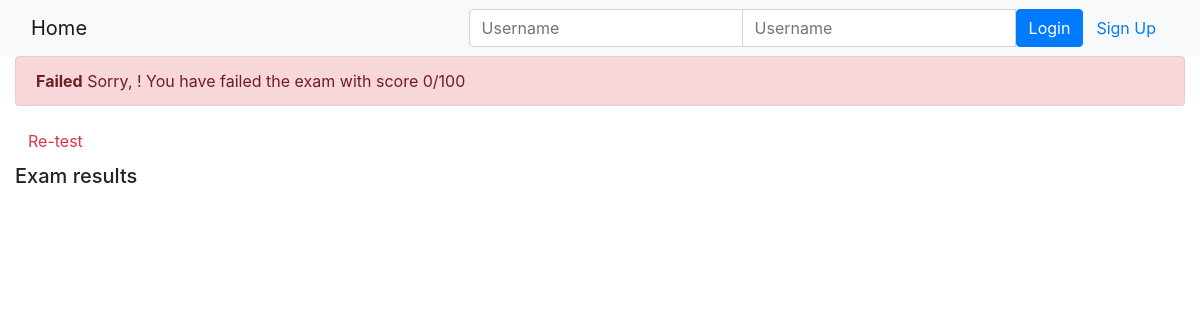
/onlinecourse/course/1/submission/1/result/, run on an earlier commit of the app's database.
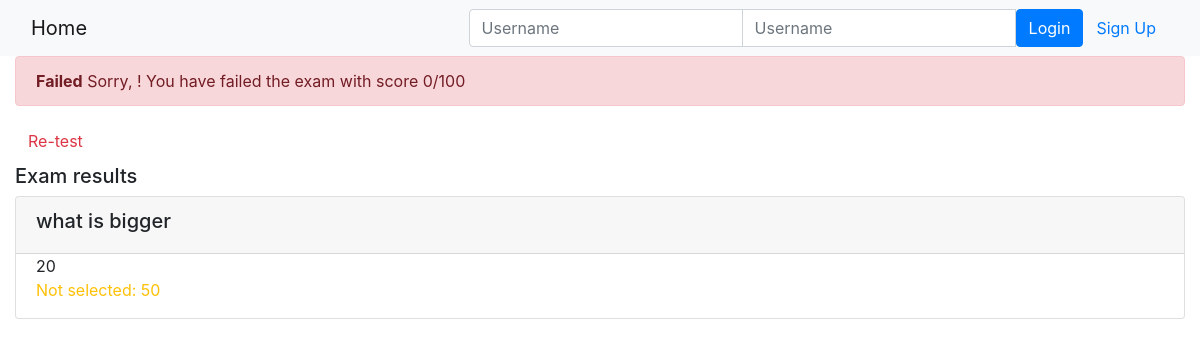
And on a later commit of the database.
### onlinecourse/models.py (models this page shows, shortened)
class Question(models.Model):
    lesson = models.ForeignKey(Lesson, on_delete=models.CASCADE)
    course = models.ForeignKey(Course, on_delete=models.CASCADE) # Foreign key to lesson
    question_text = models.CharField(max_length=200)
    grade = models.FloatField() # question grade/mark

class Choice(models.Model):
    question = models.ForeignKey(Question, on_delete=models.CASCADE)
    choice_text = models.CharField(max_length=30)
    is_correct = models.BooleanField()

### onlinecourse/views.py (the view)
# urls.py: path('course/<int:course_id>/submission/<int:submission_id>/result/', views.show_exam_result, name="exam_result"),
def show_exam_result(request, course_id, submission_id):
    context = {}
    course      = get_object_or_404(Course, pk=course_id)
    submission = Submission.objects.get(id=submission_id)
    choices = submission.choices.all()
    total_score = 0
    for choice in choices:
        if choice.is_correct:
            total_score += choice.question.grade
    context['course'] = course
    context['grade'] = total_score
    context['choices'] = choices
    return render(request, 'onlinecourse/exam_result_bootstrap.html', context)

### onlinecourse/templates/onlinecourse/exam_result_bootstrap.html (shortened to what this page needs)
<!DOCTYPE html>
<html lang="en">
<head>
    {% load static %}
    <link rel="stylesheet" href="https://maxcdn.bootstrapcdn.com/bootstrap/4.5.2/css/bootstrap.min.css">
</head>
<body>
 <nav class="navbar navbar-light bg-light">
    <div class="container-fluid">
        <div class="navbar-header">
              <a class="navbar-brand" href="{% url 'onlinecourse:index' %}">Home</a>
        </div>
        <ul class="nav navbar-nav navbar-right">
            {% if user.is_authenticated %}
            <li>
                <a class="btn btn-link" href="#">{{ user.first_name }}({{ user.username }})</a>
                <a class="btn btn-link" href="{% url 'onlinecourse:logout' %}">Logout</a>
            </li>
            {% else %}
            <li>
                <form class="form-inline" action="{% url 'onlinecourse:login' %}" method="post">
                    <div class="input-group">
                        <input type="text" class="form-control" placeholder="Username" name="username" >
                        <input type="password" class="form-control" placeholder="Username" name="psw" >
                        <button class="btn btn-primary" type="submit">Login</button>
                        <a class="btn btn-link" href="{% url 'onlinecourse:registration' %}">Sign Up</a>
                    </div>
                </form>
            </li>
            {% endif %}
        </ul>
    </div>
</nav>
<div class="container-fluid">
    {% if grade >= 80 %}
    <div class="alert alert-success">
        <b>Congratulations, {{ user.first_name }}!</b> You have passed the exam and completed the course with score {{ grade }}/100
    </div>
    {% else %}
    <div class="alert alert-danger">
        <b>Failed</b> Sorry, {{ user.first_name }}! You have failed the exam with score {{ grade }}/100
    </div>
    <a class="btn btn-link text-danger" href="{% url 'onlinecourse:course_details' course.id %}">Re-test</a>
    {% endif %}
    <div class="card-columns-vertical mt-1">
        <h5 class="">Exam results</h5>
        {% for question in course.question_set.all %}
        <div class="card mt-1">
            <div class="card-header"><h5>{{ question.question_text }}</h5></div>
            <div class="form-group">
                {% for choice in question.choice_set.all %}
                <div class="form-check">
                    {% if choice.is_correct and choice in choices %}
                    <div class="text-success">Correct answer: {{ choice.choice_text }}</div>
                    {% else %}{% if choice.is_correct and not choice in choices %}
                    <div class="text-warning">Not selected: {{ choice.choice_text }}</div>
                    {% else %}{% if not choice.is_correct and choice in choices %}
                    <div class="text-danger">Wrong answer: {{ choice.choice_text }}</div>
                    {% else %}
                    <div>{{ choice.choice_text }}</div>
                    {% endif %}{% endif %}{% endif %}
                </div>
                {% endfor %}
            </div>
        </div>
        {% endfor %}
    </div>
</body>
</html>

What changed in the data, as far as the page shows it:
added Question: question_text "what is bigger"
added Choice: choice_text "20"
added Choice: choice_text "50"
